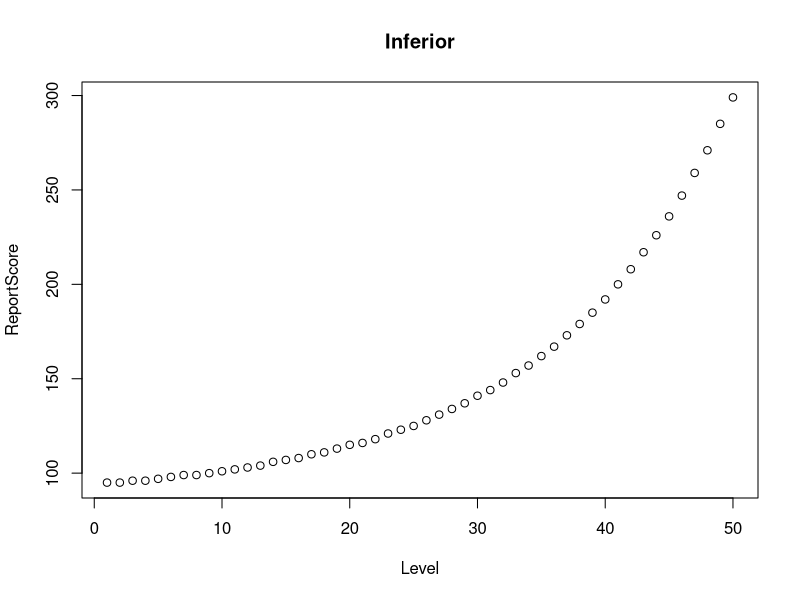
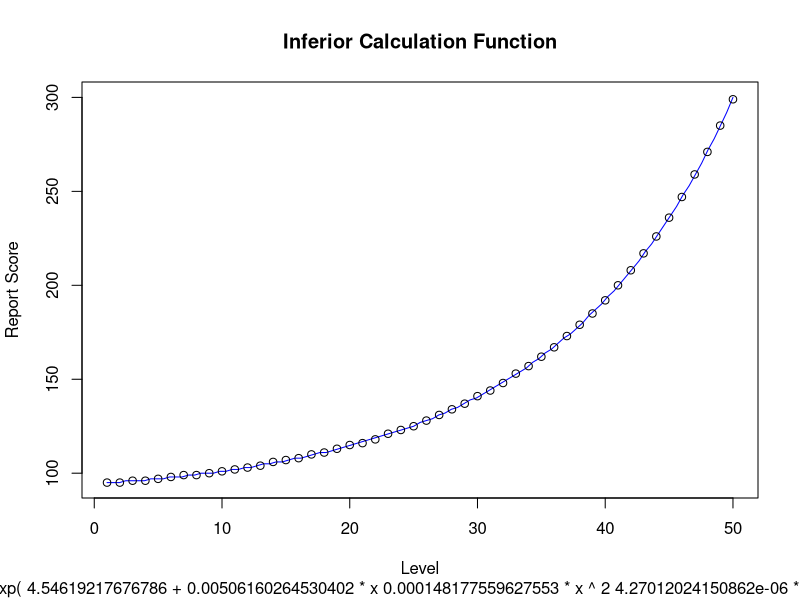
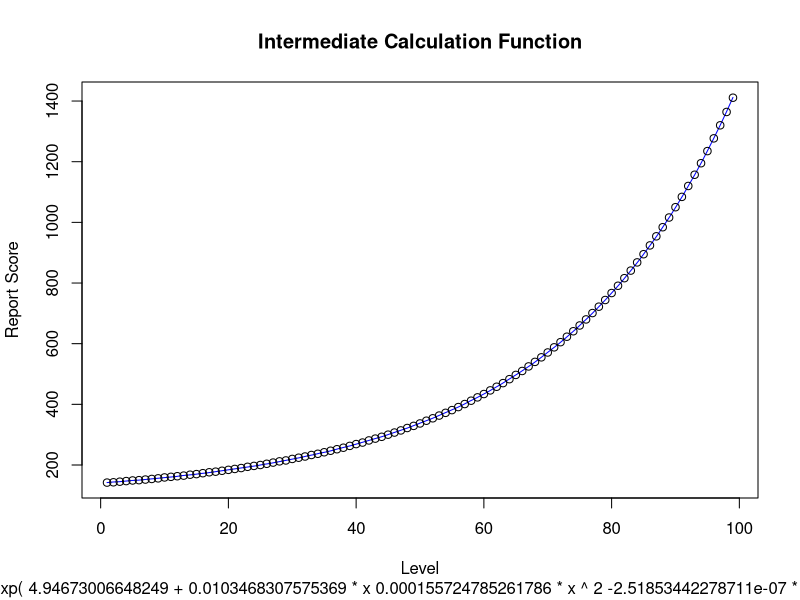
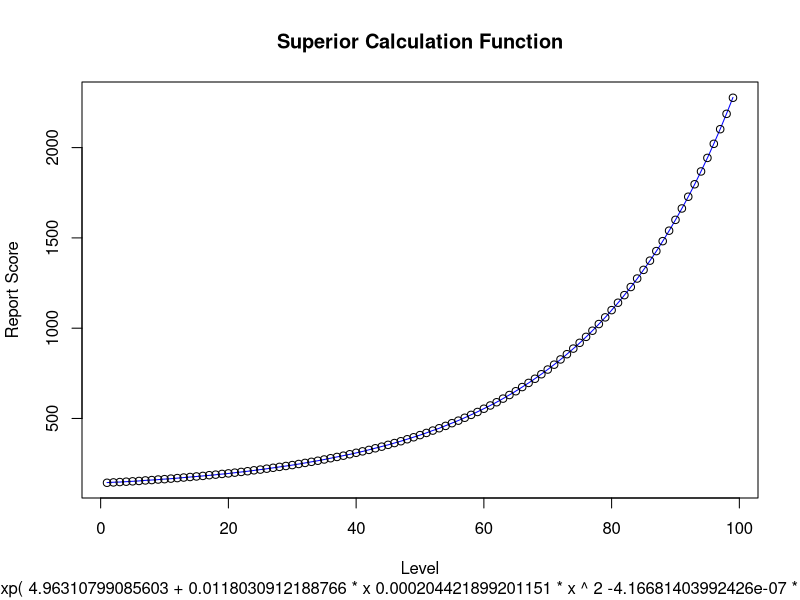

Here is the R script that generated these plots, in order:
## ---- chunk 1
library(knitr)
library(plyr)
opts_template$set(
  silent = list(echo = FALSE)
)
## ---- chunk 2
sgs.report_score.inferior <- read.delim("../data/report_score.inferior.tsv", header = TRUE)
plot(sgs.report_score.inferior, main = "Inferior")
## ---- chunk 3
model.inferior <- glm(ReportScore ~ poly(Level, 3, raw = TRUE), family = poisson, data = sgs.report_score.inferior)
coef.inferior <- coef(model.inferior)
fn.inferior <- function(x) {
  return(round(predict(model.inferior,
                       newdata = data.frame(Level = x),
                       type = "response")))
}
curve(fn.inferior,
      min(sgs.report_score.inferior$Level),
      max(sgs.report_score.inferior$Level),
      main = "Inferior Calculation Function",
      sub = paste("exp(", coef.inferior[1], "+", coef.inferior[2], "* x", coef.inferior[3], "* x ^ 2", coef.inferior[4], "* x ^ 3", ")"),
      xlab = "Level",
      ylab = "Report Score",
      col = "blue")
points(sgs.report_score.inferior$ReportScore)
## ---- chunk 4
sgs.report_score.intermediate <- read.delim("../data/report_score.intermediate.tsv", header = TRUE)
model.intermediate <- glm(ReportScore ~ poly(Level, 3, raw = TRUE),
                          family = poisson,
                          data = sgs.report_score.intermediate)
coef.intermediate <- coef(model.intermediate)
fn.intermediate <- function(x) {
  return(round(predict(model.intermediate,
                       newdata = data.frame(Level = x),
                       type = "response")))
}
curve(fn.intermediate,
      min(sgs.report_score.intermediate$Level),
      max(sgs.report_score.intermediate$Level),
      main = "Intermediate Calculation Function",
      sub = paste("exp(", coef.intermediate[1], "+", coef.intermediate[2], "* x", coef.intermediate[3], "* x ^ 2", coef.intermediate[4], "* x ^ 3", ")"),
      xlab = "Level",
      ylab = "Report Score",
      col = "blue")
points(sgs.report_score.intermediate$ReportScore)
## ---- chunk 5
sgs.report_score.superior <- read.delim("../data/report_score.superior.tsv", header = TRUE)
model.superior <- glm(ReportScore ~ poly(Level, 3, raw = TRUE),
                      family = poisson,
                      data = sgs.report_score.superior)
coef.superior <- coef(model.superior)
fn.superior <- function(x) {
  return(round(predict(model.superior,
                       newdata = data.frame(Level = x),
                       type = "response")))
}
curve(fn.superior,
      min(sgs.report_score.superior$Level),
      max(sgs.report_score.superior$Level),
      main = "Superior Calculation Function",
      sub = paste("exp(", coef.superior[1], "+", coef.superior[2], "* x", coef.superior[3], "* x ^ 2", coef.superior[4], "* x ^ 3", ")"),
      xlab = "Level",
      ylab = "Report Score",
      col = "blue")
points(sgs.report_score.superior$ReportScore)
